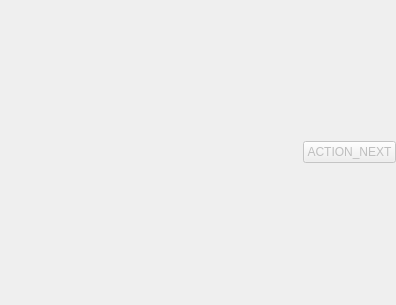
<?xml version="1.0" encoding="UTF-8"?>
<ui version="4.0">
 <class>InitOrganizationWidget</class>
 <widget class="QWidget" name="InitOrganizationWidget">
  <property name="geometry">
   <rect>
    <x>0</x>
    <y>0</y>
    <width>396</width>
    <height>305</height>
   </rect>
  </property>
  <property name="sizePolicy">
   <sizepolicy hsizetype="Expanding" vsizetype="Expanding">
    <horstretch>0</horstretch>
    <verstretch>0</verstretch>
   </sizepolicy>
  </property>
  <property name="maximumSize">
   <size>
    <width>16777215</width>
    <height>16777215</height>
   </size>
  </property>
  <property name="windowTitle">
   <string>Form</string>
  </property>
  <property name="styleSheet">
   <string notr="true">QPushButton {
	text-transform: uppercase;
}</string>
  </property>
  <layout class="QVBoxLayout" name="verticalLayout">
   <property name="spacing">
    <number>10</number>
   </property>
   <property name="leftMargin">
    <number>0</number>
   </property>
   <property name="topMargin">
    <number>0</number>
   </property>
   <property name="rightMargin">
    <number>0</number>
   </property>
   <property name="bottomMargin">
    <number>0</number>
   </property>
   <item>
    <layout class="QHBoxLayout" name="horizontalLayout"/>
   </item>
   <item>
    <layout class="QHBoxLayout" name="main_layout"/>
   </item>
   <item>
    <layout class="QHBoxLayout" name="horizontalLayout_2">
     <item>
      <spacer name="horizontalSpacer">
       <property name="orientation">
        <enum>Qt::Horizontal</enum>
       </property>
       <property name="sizeHint" stdset="0">
        <size>
         <width>40</width>
         <height>20</height>
        </size>
       </property>
      </spacer>
     </item>
     <item>
      <widget class="QPushButton" name="button_validate">
       <property name="enabled">
        <bool>false</bool>
       </property>
       <property name="text">
        <string>ACTION_NEXT</string>
       </property>
      </widget>
     </item>
    </layout>
   </item>
  </layout>
 </widget>
 <resources/>
 <connections/>
</ui>
